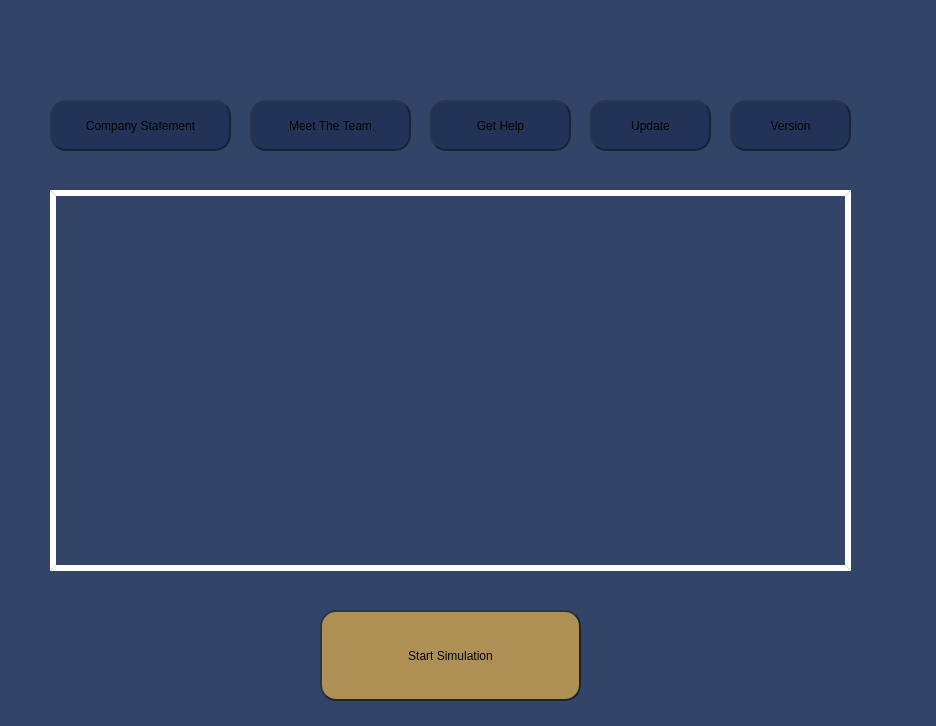
<?xml version="1.0" encoding="UTF-8"?>
<ui version="4.0">
 <class>MainWindow</class>
 <widget class="QMainWindow" name="MainWindow">
  <property name="geometry">
   <rect>
    <x>0</x>
    <y>0</y>
    <width>936</width>
    <height>726</height>
   </rect>
  </property>
  <property name="windowTitle">
   <string>MainWindow</string>
  </property>
  <property name="styleSheet">
   <string notr="true">background-color: rgb(50, 68, 103);</string>
  </property>
  <widget class="QWidget" name="centralwidget">
   <widget class="QPushButton" name="pushStart">
    <property name="geometry">
     <rect>
      <x>320</x>
      <y>610</y>
      <width>261</width>
      <height>91</height>
     </rect>
    </property>
    <property name="styleSheet">
     <string notr="true">background-color: rgb(175, 144, 84);
font: 24pt &quot;.AppleSystemUIFont&quot;;
border-color: rgb(27, 35, 50);
border-style: outset;
border-width: 2px;
border-radius: 16px;</string>
    </property>
    <property name="text">
     <string>Start Simulation</string>
    </property>
   </widget>
   <widget class="QPushButton" name="pushStatement">
    <property name="geometry">
     <rect>
      <x>50</x>
      <y>100</y>
      <width>181</width>
      <height>51</height>
     </rect>
    </property>
    <property name="styleSheet">
     <string notr="true">background-color: rgb(34, 51, 87);
font: 16pt &quot;.AppleSystemUIFont&quot;;
border-color: rgb(27, 35, 50);
border-style: outset;
border-width: 2px;
border-radius: 16px;</string>
    </property>
    <property name="text">
     <string>Company Statement</string>
    </property>
   </widget>
   <widget class="QPushButton" name="pushHelp">
    <property name="geometry">
     <rect>
      <x>430</x>
      <y>100</y>
      <width>141</width>
      <height>51</height>
     </rect>
    </property>
    <property name="styleSheet">
     <string notr="true">background-color: rgb(34, 51, 87);
font: 16pt &quot;.AppleSystemUIFont&quot;;
border-color: rgb(27, 35, 50);
border-style: outset;
border-width: 2px;
border-radius: 16px;</string>
    </property>
    <property name="text">
     <string>Get Help</string>
    </property>
   </widget>
   <widget class="QPushButton" name="pushUpdate">
    <property name="geometry">
     <rect>
      <x>590</x>
      <y>100</y>
      <width>121</width>
      <height>51</height>
     </rect>
    </property>
    <property name="styleSheet">
     <string notr="true">background-color: rgb(34, 51, 87);
font: 16pt &quot;.AppleSystemUIFont&quot;;
border-color: rgb(27, 35, 50);
border-style: outset;
border-width: 2px;
border-radius: 16px;</string>
    </property>
    <property name="text">
     <string>Update</string>
    </property>
   </widget>
   <widget class="QPushButton" name="pushTeam">
    <property name="geometry">
     <rect>
      <x>250</x>
      <y>100</y>
      <width>161</width>
      <height>51</height>
     </rect>
    </property>
    <property name="styleSheet">
     <string notr="true">background-color: rgb(34, 51, 87);
font: 16pt &quot;.AppleSystemUIFont&quot;;
border-color: rgb(27, 35, 50);
border-style: outset;
border-width: 2px;
border-radius: 16px;</string>
    </property>
    <property name="text">
     <string>Meet The Team</string>
    </property>
   </widget>
   <widget class="QPushButton" name="pushVersion">
    <property name="geometry">
     <rect>
      <x>730</x>
      <y>100</y>
      <width>121</width>
      <height>51</height>
     </rect>
    </property>
    <property name="styleSheet">
     <string notr="true">background-color: rgb(34, 51, 87);
font: 16pt &quot;.AppleSystemUIFont&quot;;
border-color: rgb(27, 35, 50);
border-style: outset;
border-width: 2px;
border-radius: 16px;</string>
    </property>
    <property name="text">
     <string>Version</string>
    </property>
   </widget>
   <widget class="QLabel" name="label">
    <property name="geometry">
     <rect>
      <x>50</x>
      <y>190</y>
      <width>801</width>
      <height>381</height>
     </rect>
    </property>
    <property name="styleSheet">
     <string notr="true">border-color: rgb(255, 255, 255);
border-style: outset;
border-width: 6px;
</string>
    </property>
    <property name="text">
     <string/>
    </property>
    <property name="pixmap">
     <pixmap resource="logo.qrc">:/logo/elevateLogo.jpg</pixmap>
    </property>
    <property name="scaledContents">
     <bool>true</bool>
    </property>
   </widget>
  </widget>
  <widget class="QStatusBar" name="statusbar"/>
  <action name="actionCompany_Statement">
   <property name="text">
    <string>Company Statement</string>
   </property>
  </action>
  <action name="actionGroup_Members">
   <property name="text">
    <string>Staff Information</string>
   </property>
  </action>
  <action name="actionContact_Us">
   <property name="text">
    <string>Contact Us</string>
   </property>
  </action>
  <action name="actionGet_Update">
   <property name="text">
    <string>Get Update</string>
   </property>
  </action>
 </widget>
 <resources>
  <include location="logo.qrc"/>
 </resources>
 <connections/>
</ui>
